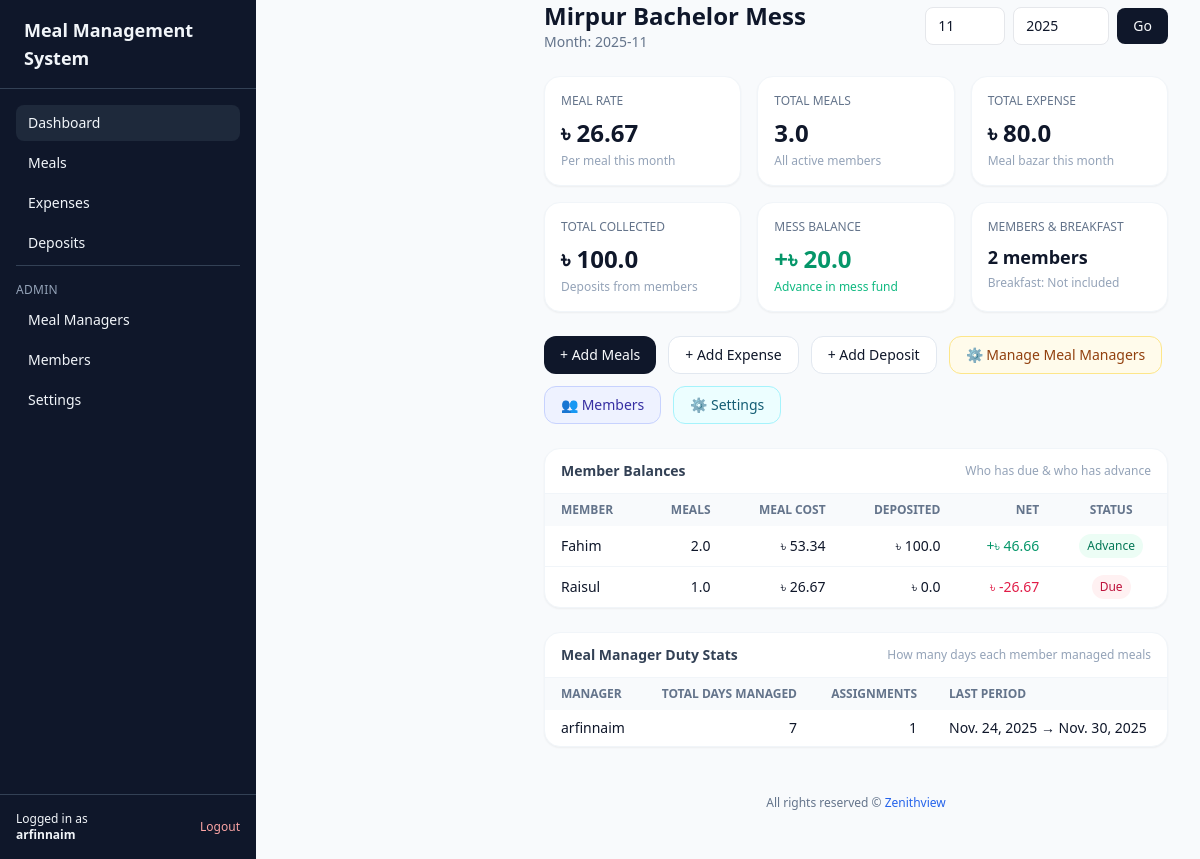
The app's page / (signed in) with its own data.
### core/models.py (models this page shows, shortened)
class Mess(models.Model):
    name = models.CharField(max_length=255)
    owner = models.ForeignKey(
        settings.AUTH_USER_MODEL,
        on_delete=models.CASCADE,
        related_name='owned_messes',
    )
    currency = models.CharField(max_length=10, default='BDT')
    include_breakfast = models.BooleanField(default=True)
    breakfast_weight = models.DecimalField(max_digits=4, decimal_places=2, default=Decimal('0.50'))
    created_at = models.DateTimeField(auto_now_add=True)

class Member(models.Model):
    DEFAULT_MEAL_CHOICES = [
        ("NONE", "No default"),
        ("B", "Breakfast only"),
        ("L", "Lunch only"),
        ("D", "Dinner only"),
        ("BL", "Breakfast + Lunch"),
        ("LD", "Lunch + Dinner"),
        ("BD", "Breakfast + Dinner"),
        ("BLD", "Breakfast + Lunch + Dinner"),
    ]
    mess = models.ForeignKey(Mess, on_delete=models.CASCADE, related_name='members')
    user = models.ForeignKey(
        settings.AUTH_USER_MODEL,
        on_delete=models.SET_NULL,
        null=True,
        blank=True,
        related_name='member_profiles',
    )
    name = models.CharField(max_length=255)
    phone = models.CharField(max_length=50, blank=True)
    is_active = models.BooleanField(default=True)
    created_at = models.DateTimeField(auto_now_add=True)
    default_meal_pattern = models.CharField(
        max_length=10,
        choices=DEFAULT_MEAL_CHOICES,
        default="NONE",
    )
    class Meta:
        unique_together = ('mess', 'name')

class MealManagerAssignment(models.Model):
    ASSIGNMENT_TYPE_WEEK = 'week'
    ASSIGNMENT_TYPE_DAYS = 'days'
    ASSIGNMENT_TYPE_CUSTOM = 'custom'
    ASSIGNMENT_TYPE_CHOICES = [
        (ASSIGNMENT_TYPE_WEEK, 'Week-based'),
        (ASSIGNMENT_TYPE_DAYS, 'Day-based'),
        (ASSIGNMENT_TYPE_CUSTOM, 'Custom'),
    ]
    mess = models.ForeignKey(Mess, on_delete=models.CASCADE, related_name='manager_assignments')
    manager_user = models.ForeignKey(
        settings.AUTH_USER_MODEL,
        on_delete=models.CASCADE,
        related_name='meal_manager_assignments',
    )
    manager_member = models.ForeignKey(
        Member,
        on_delete=models.SET_NULL,
        null=True,
        blank=True,
        related_name='manager_assignments',
    )
    assignment_type = models.CharField(max_length=10, choices=ASSIGNMENT_TYPE_CHOICES)
    period_choice = models.CharField(max_length=20, blank=True)
    start_date = models.DateField()
    end_date = models.DateField()
    created_by = models.ForeignKey(
        settings.AUTH_USER_MODEL,
        on_delete=models.SET_NULL,
        null=True,
        blank=True,
        related_name='created_manager_assignments',
    )
    created_at = models.DateTimeField(auto_now_add=True)
    class Meta:
        ordering = ['-start_date']
    @property
    def total_days(self) -> int:
        return (self.end_date - self.start_date).days + 1

### core/views.py (the view)
# urls.py: path('', login_required(views.dashboard_view), name='dashboard'),
@login_required
def dashboard_view(request: HttpRequest) -> HttpResponse:
    mess = get_user_mess(request.user)
    if not mess:
        messages.error(request, "No mess associated with your account.")
        return redirect("login")
    today = date.today()
    year = int(request.GET.get("year", today.year))
    month = int(request.GET.get("month", today.month))
    data = services.calculate_dashboard(mess, year, month)
    context = {
        "mess": mess,
        "year": year,
        "month": month,
        "data": data,
        "manager_stats": data.get("manager_stats"),
        "user_is_super_admin": services.is_mess_super_admin(request.user, mess),
        "active_nav": "dashboard",
    }
    return render(request, "core/dashboard.html", context)

### core/services.py (called while the page is built)
def get_month_date_range(year: int, month: int) -> tuple[date, date]:
    _, last_day = monthrange(year, month)
    start_date = date(year, month, 1)
    end_date = date(year, month, last_day)
    return start_date, end_date

def is_mess_super_admin(user, mess: Mess) -> bool:
    return MessUser.objects.filter(mess=mess, user=user, role=MessUser.ROLE_SUPER_ADMIN).exists()

### core/views.py (called while the page is built)
def get_user_mess(user: User) -> Optional[models.Mess]:
    mess_user = models.MessUser.objects.filter(user=user).select_related("mess").first()
    return mess_user.mess if mess_user else None

### templates/core/dashboard.html (shortened to what this page needs)
{% extends "base.html" %}
{% block content %}
<div class="max-w-6xl mx-auto space-y-6 mt-6 md:mt-0">
  <div class="flex flex-col md:flex-row md:items-center md:justify-between gap-3">
    <div>
      <h1 class="text-2xl font-semibold text-slate-900">{{ mess.name }}</h1>
      <p class="text-sm text-slate-500">Month: {{ year }}-{{ month|stringformat:"02d" }}</p>
    </div>
    <form method="get" class="flex items-center gap-2 text-sm">
      <input type="number" name="month" min="1" max="12" value="{{ month }}" class="border rounded-lg px-3 py-2 w-20 bg-white" />
      <input type="number" name="year" value="{{ year }}" class="border rounded-lg px-3 py-2 w-24 bg-white" />
      <button type="submit" class="inline-flex items-center px-4 py-2 rounded-lg bg-slate-900 text-slate-50 text-sm font-medium hover:bg-slate-800">Go</button>
    </form>
  </div>
  <div class="grid grid-cols-1 sm:grid-cols-2 lg:grid-cols-3 gap-4">
    <div class="bg-white rounded-2xl shadow-sm border border-slate-100 p-4">
      <p class="text-xs font-medium text-slate-500 uppercase">Meal Rate</p>
      <p class="mt-2 text-2xl font-semibold">৳ {{ data.summary.meal_rate }}</p>
      <p class="mt-1 text-xs text-slate-400">Per meal this month</p>
    </div>
    <div class="bg-white rounded-2xl shadow-sm border border-slate-100 p-4">
      <p class="text-xs font-medium text-slate-500 uppercase">Total Meals</p>
      <p class="mt-2 text-2xl font-semibold">{{ data.summary.total_meals }}</p>
      <p class="mt-1 text-xs text-slate-400">All active members</p>
    </div>
    <div class="bg-white rounded-2xl shadow-sm border border-slate-100 p-4">
      <p class="text-xs font-medium text-slate-500 uppercase">Total Expense</p>
      <p class="mt-2 text-2xl font-semibold">৳ {{ data.summary.total_expense }}</p>
      <p class="mt-1 text-xs text-slate-400">Meal bazar this month</p>
    </div>
    <div class="bg-white rounded-2xl shadow-sm border border-slate-100 p-4">
      <p class="text-xs font-medium text-slate-500 uppercase">Total Collected</p>
      <p class="mt-2 text-2xl font-semibold">৳ {{ data.summary.total_collected }}</p>
      <p class="mt-1 text-xs text-slate-400">Deposits from members</p>
    </div>
    <div class="bg-white rounded-2xl shadow-sm border border-slate-100 p-4">
      <p class="text-xs font-medium text-slate-500 uppercase">Mess Balance</p>
      {% if data.summary.mess_balance >= 0 %}
      <p class="mt-2 text-2xl font-semibold text-emerald-600">+৳ {{ data.summary.mess_balance }}</p>
      <p class="mt-1 text-xs text-emerald-500">Advance in mess fund</p>
      {% else %}
      <p class="mt-2 text-2xl font-semibold text-rose-600">৳ {{ data.summary.mess_balance }}</p>
      <p class="mt-1 text-xs text-rose-500">Mess is running on due</p>
      {% endif %}
    </div>
    <div class="bg-white rounded-2xl shadow-sm border border-slate-100 p-4">
      <p class="text-xs font-medium text-slate-500 uppercase">Members &amp; Breakfast</p>
      <p class="mt-2 text-lg font-semibold">{{ data.summary.active_members }} members</p>
      <p class="mt-1 text-xs text-slate-400">Breakfast:
        {% if data.summary.include_breakfast %}
        Included ({{ data.summary.breakfast_weight }} meal)
        {% else %}
        Not included
        {% endif %}
      </p>
    </div>
  </div>
  <div class="flex flex-wrap gap-3 mt-2">
    <a href="{% url 'core:meals_add' %}" class="inline-flex items-center px-4 py-2 rounded-xl bg-slate-900 text-slate-50 text-sm font-medium hover:bg-slate-800">+ Add Meals</a>
    {% if user_is_super_admin %}
    <a href="{% url 'core:expense_add' %}" class="inline-flex items-center px-4 py-2 rounded-xl bg-white border border-slate-200 text-sm font-medium hover:bg-slate-50">+ Add Expense</a>
    <a href="{% url 'core:deposit_add' %}" class="inline-flex items-center px-4 py-2 rounded-xl bg-white border border-slate-200 text-sm font-medium hover:bg-slate-50">+ Add Deposit</a>
    <a href="{% url 'core:manager_assignments' %}" class="inline-flex items-center px-4 py-2 rounded-xl bg-amber-50 text-amber-800 text-sm font-medium border border-amber-200 hover:bg-amber-100">⚙ Manage Meal Managers</a>
    <a href="{% url 'core:members' %}" class="inline-flex items-center px-4 py-2 rounded-xl bg-indigo-50 text-indigo-800 text-sm font-medium border border-indigo-200 hover:bg-indigo-100">👥 Members</a>
    <a href="{% url 'core:settings' %}" class="inline-flex items-center px-4 py-2 rounded-xl bg-cyan-50 text-cyan-800 text-sm font-medium border border-cyan-200 hover:bg-cyan-100">⚙ Settings</a>
    {% endif %}
  </div>
  <div class="bg-white rounded-2xl shadow-sm border border-slate-100 mt-4">
    <div class="px-4 py-3 border-b border-slate-100 flex items-center justify-between">
      <h2 class="text-sm font-semibold text-slate-700">Member Balances</h2>
      <p class="text-xs text-slate-400">Who has due &amp; who has advance</p>
    </div>
    <div class="overflow-x-auto">
      <table class="min-w-full text-sm">
        <thead class="bg-slate-50 text-slate-500 text-xs uppercase">
          <tr>
            <th class="px-4 py-2 text-left">Member</th>
            <th class="px-4 py-2 text-right">Meals</th>
            <th class="px-4 py-2 text-right">Meal Cost</th>
            <th class="px-4 py-2 text-right">Deposited</th>
            <th class="px-4 py-2 text-right">Net</th>
            <th class="px-4 py-2 text-center">Status</th>
          </tr>
        </thead>
        <tbody class="divide-y divide-slate-100">
          {% for m in data.members %}
          <tr>
            <td class="px-4 py-2">{{ m.name }}</td>
            <td class="px-4 py-2 text-right">{{ m.meals }}</td>
            <td class="px-4 py-2 text-right">৳ {{ m.meal_cost }}</td>
            <td class="px-4 py-2 text-right">৳ {{ m.deposited }}</td>
            <td class="px-4 py-2 text-right">
              {% if m.net < 0 %}
                <span class="text-rose-600">৳ {{ m.net }}</span>
              {% elif m.net > 0 %}
                <span class="text-emerald-600">+৳ {{ m.net }}</span>
              {% else %}
                ৳ 0
              {% endif %}
            </td>
            <td class="px-4 py-2 text-center">
              {% if m.status == 'due' %}
              <span class="inline-flex px-2 py-1 rounded-full text-xs bg-rose-50 text-rose-700">Due</span>
              {% elif m.status == 'advance' %}
              <span class="inline-flex px-2 py-1 rounded-full text-xs bg-emerald-50 text-emerald-700">Advance</span>
              {% else %}
              <span class="inline-flex px-2 py-1 rounded-full text-xs bg-slate-100 text-slate-600">Settled</span>
              {% endif %}
            </td>
          </tr>
          {% empty %}
          <tr>
            <td colspan="6" class="px-4 py-4 text-center text-sm text-slate-400">No data yet. Add meals, expenses and deposits to see the summary.</td>
          </tr>
          {% endfor %}
        </tbody>
      </table>
    </div>
  </div>
  {% if manager_stats %}
  <div class="bg-white rounded-2xl shadow-sm border border-slate-100 mt-4">
    <div class="px-4 py-3 border-b border-slate-100 flex items-center justify-between">
      <h2 class="text-sm font-semibold text-slate-700">Meal Manager Duty Stats</h2>
      <p class="text-xs text-slate-400">How many days each member managed meals</p>
    </div>
    <div class="overflow-x-auto">
      <table class="min-w-full text-sm">
        <thead class="bg-slate-50 text-slate-500 text-xs uppercase">
          <tr>
            <th class="px-4 py-2 text-left">Manager</th>
            <th class="px-4 py-2 text-right">Total Days Managed</th>
            <th class="px-4 py-2 text-right">Assignments</th>
            <th class="px-4 py-2 text-left">Last Period</th>
          </tr>
        </thead>
        <tbody class="divide-y divide-slate-100">
          {% for row in manager_stats %}
          <tr>
            <td class="px-4 py-2">{{ row.name }}</td>
            <td class="px-4 py-2 text-right">{{ row.total_days }}</td>
            <td class="px-4 py-2 text-right">{{ row.assignment_count }}</td>
            <td class="px-4 py-2 text-left">{{ row.last_start }} → {{ row.last_end }}</td>
          </tr>
          {% endfor %}
        </tbody>
      </table>
    </div>
  </div>
  {% endif %}
</div>
{% endblock %}

### templates/base.html (shortened to what this page needs)
{% load static %}
<!DOCTYPE html>
<html lang="en">
<head>
  <script src="https://cdn.tailwindcss.com"></script>
</head>
<body class="bg-slate-50 text-slate-900">
  <div class="min-h-screen flex flex-col md:flex-row">
    <aside class="hidden md:flex md:flex-col w-64 bg-slate-900 text-slate-100">
      <div class="px-6 py-4 flex items-center justify-between border-b border-slate-700">
        <span class="font-semibold text-lg">Meal Management System</span>
      </div>
      <nav class="flex-1 px-4 py-4 space-y-1 text-sm">
        <a href="{% url 'core:dashboard' %}" class="flex items-center px-3 py-2 rounded-lg hover:bg-slate-800 {% if active_nav == 'dashboard' %}bg-slate-800{% endif %}">
          <span>Dashboard</span>
        </a>
        <a href="{% url 'core:meals_add' %}" class="flex items-center px-3 py-2 rounded-lg hover:bg-slate-800 {% if active_nav == 'meals' %}bg-slate-800{% endif %}">
          <span>Meals</span>
        </a>
        <a href="{% url 'core:expense_add' %}" class="flex items-center px-3 py-2 rounded-lg hover:bg-slate-800 {% if active_nav == 'expenses' %}bg-slate-800{% endif %}">
          <span>Expenses</span>
        </a>
        <a href="{% url 'core:deposit_add' %}" class="flex items-center px-3 py-2 rounded-lg hover:bg-slate-800 {% if active_nav == 'deposits' %}bg-slate-800{% endif %}">
          <span>Deposits</span>
        </a>
        {% if user_is_super_admin %}
        <div class="mt-4 pt-4 border-t border-slate-700 text-xs uppercase tracking-wide text-slate-400">
          Admin
        </div>
        <a href="{% url 'core:manager_assignments' %}" class="flex items-center px-3 py-2 rounded-lg hover:bg-slate-800 {% if active_nav == 'managers' %}bg-slate-800{% endif %}">
          <span>Meal Managers</span>
        </a>
        <a href="{% url 'core:members' %}" class="flex items-center px-3 py-2 rounded-lg hover:bg-slate-800 {% if active_nav == 'members' %}bg-slate-800{% endif %}">
          <span>Members</span>
        </a>
        <a href="{% url 'core:settings' %}" class="flex items-center px-3 py-2 rounded-lg hover:bg-slate-800 {% if active_nav == 'settings' %}bg-slate-800{% endif %}">
          <span>Settings</span>
        </a>
        {% endif %}
      </nav>
      <div class="px-4 py-4 border-t border-slate-700 text-xs">
        <div class="flex items-center justify-between">
          {% if request.user.is_authenticated %}
          <span class="truncate">Logged in as<br><strong>{{ request.user.username }}</strong></span>
          <a href="{% url 'logout' %}" class="text-red-300 hover:text-red-200 text-xs font-medium">Logout</a>
          {% endif %}
        </div>
      </div>
    </aside>
    <main class="flex-1 pt-16 md:pt-0 md:ml-64 px-4 md:px-8 py-6 md:py-8">
      {% block content %}{% endblock %}
<footer class="w-full text-center py-4 text-xs text-slate-500 mt-8">
  All rights reserved © <a href="https://zenithview.vercel.app/" target="_blank" class="text-blue-600 hover:underline">
    Zenithview
  </a>
</footer>
    </main>
  </div>
</body>
</html>

### records on screen
Mess: name "Mirpur Bachelor Mess"
Member: name "Fahim"
Member: name "Raisul"
MealManagerAssignment: last_start "Nov. 24, 2025", last_end "Nov. 30, 2025"

### other values on screen
{{ request.user.username }} "arfinnaim"
{{ year }} "2025"
{{ month|stringformat:"02d" }} "11"
{{ data.summary.meal_rate }} "26.67"
{{ data.summary.total_meals }} "3.0"
{{ data.summary.total_expense }} "80.0"
{{ data.summary.total_collected }} "100.0"
{{ data.summary.mess_balance }} "20.0"
{{ data.summary.active_members }} "2"
{{ m.meals }} "2.0" "1.0"
{{ m.meal_cost }} "53.34" "26.67"
{{ m.deposited }} "100.0" "0.0"
{{ m.net }} "46.66"
{{ m.net }} "-26.67"
{{ row.name }} "arfinnaim"
